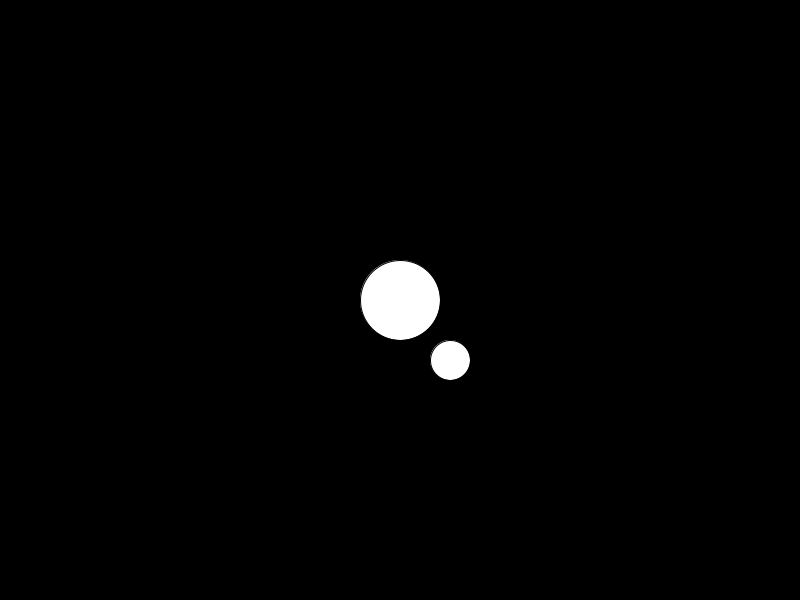
Frame 1 (no input)
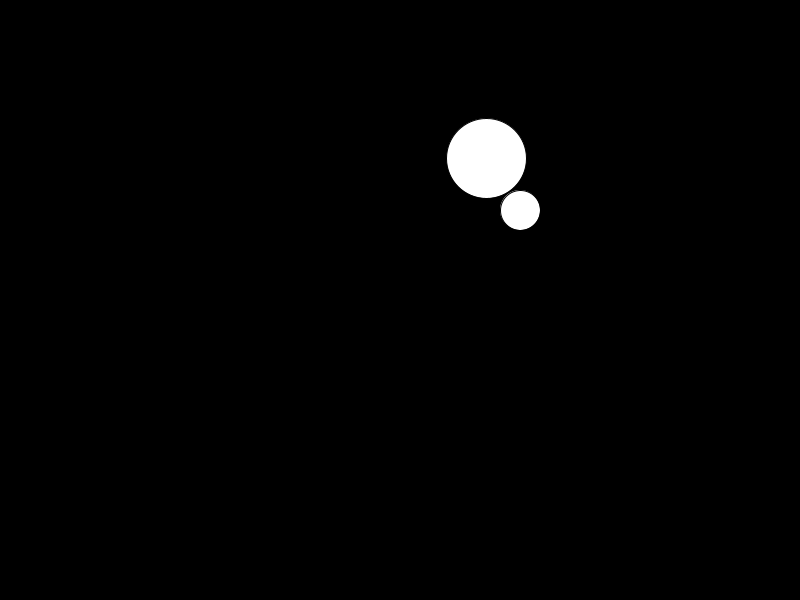
Frame 60 (the mouse pressed at the canvas centre just before this capture)
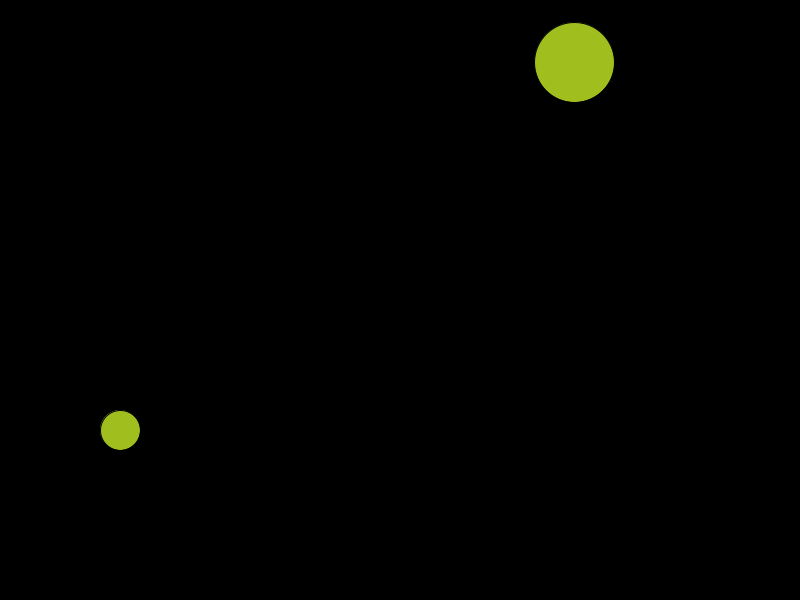
Frame 120 (the mouse held since frame 60 and released just before this capture)

The Processing sketch that drew these frames (run headless with seeded random() and noise(); from frame 60 on, the mouse is pressed at the canvas centre):

// Processing sketch: LotsOfBalls
// ── LotsOfBalls.pde
//declare variables
float x, y, velX, velY, diam;
float x1;
float y1;
float diam1;
float velX1;
float velY1;

void setup() {
  //set size of canvas
  size(800, 600);

  //initialize variables
  x = width/2;
  y = height/2;
  diam = 80;
  velX = random(-5, 5);
  velY = random(-5, 5);
  x1=width/2 +50;
  y1=height/2+60;
  diam1=40;
  velX1=10;
  velY1=10;
}

void draw() {
  //draw background to cover previous frame
  background(0);

  //draw ball
  ellipse(x, y, diam, diam);

  //add velocity to position
  x += velX;
  y += velY;

  //bounce ball if it hits walls
  if (x + diam/2 >= width) {
    velX = -abs(velX);    //if the ball hits the right wall, assign x velocity the negative version of itself
  } else if (x - diam/2 <= 0) {
    velX = abs(velX);     //if the ball hits the left wall, assign x velocity the positive version of itself
  }
  if (y + diam/2 >= height) {
    velY = -abs(velY);
  } else if (y - diam/2 <= 0) {
    velY = abs(velY);
  }
  ellipse(x1, y1, diam1, diam1);
  x1 += velX1;
  y1 += velY1;
  if (x1 + diam1/2 >= width) {
    velX1 = -abs(velX1);    //if the ball hits the right wall, assign x velocity the negative version of itself
  } else if (x1 - diam1/2 <= 0) {
    velX1 = abs(velX1);     //if the ball hits the left wall, assign x velocity the positive version of itself
  }
  if (y1 + diam1/2 >= height) {
    velY1 = -abs(velY1);
  } else if (y1 - diam1/2 <= 0) {
    velY1 = abs(velY1);
  }
  if(mousePressed) {
   fill(random(255),random(255),random(255)); 
  }
  if(keyPressed) {
   velY=velY*1.02;
   velX=velX*1.02;
  }
}
